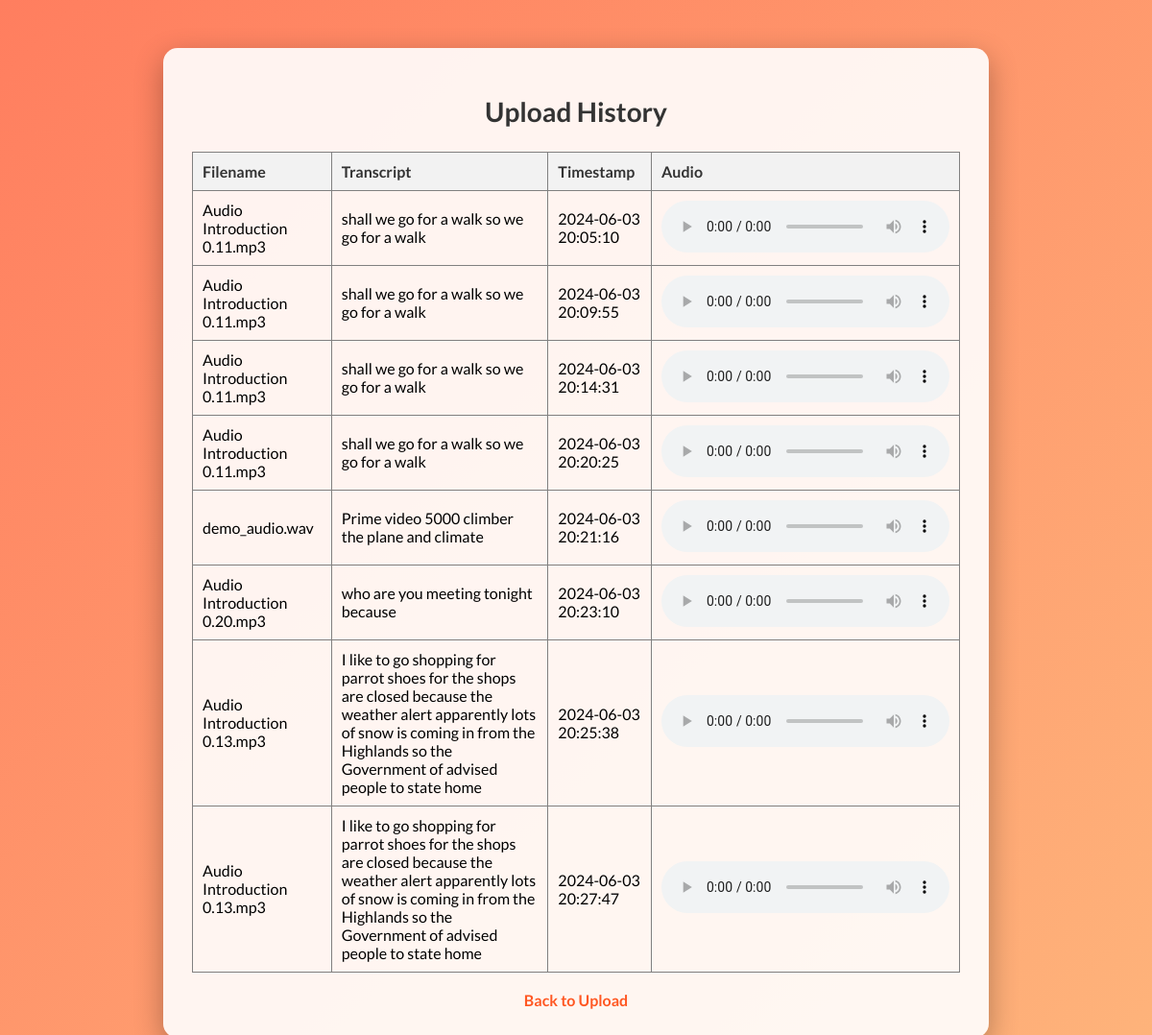
The app's page /history with its own data.
### tables this page shows
CREATE TABLE uploads (
            id INTEGER PRIMARY KEY AUTOINCREMENT,
            filename TEXT NOT NULL,
            transcript TEXT NOT NULL,
            timestamp TEXT NOT NULL,
            filepath TEXT NOT NULL
        );

### app.py (the view)
@app.route("/history")
def history():
    conn = get_db_connection()
    uploads = conn.execute('SELECT * FROM uploads').fetchall()
    conn.close()
    return render_template('history.html', uploads=uploads)

### app.py (called while the page is built)
def get_db_connection():
    conn = sqlite3.connect('upload_history.db')
    conn.row_factory = sqlite3.Row
    return conn

### templates/history.html (shortened to what this page needs)
<!DOCTYPE html>
<html lang="en">
<head>
    <link rel="stylesheet" href="{{ url_for('static', filename='styles/history.css') }}" />
    <link rel="stylesheet" href="{{ url_for('static', filename='styles/history.css') }}" />
</head>
<body>
<div id="historyContainer">
    <h1>Upload History</h1>
    <table border="1">
        <tr>
            <th>Filename</th>
            <th>Transcript</th>
            <th>Timestamp</th>
            <th>Audio</th>
        </tr>
        {% for upload in uploads %}
        <tr>
            <td>{{ upload.filename }}</td>
            <td>{{ upload.transcript }}</td>
            <td>{{ upload.timestamp }}</td>
            <td>
                <audio controls>
                    <source src="{{ url_for('uploaded_file', filename=upload.filename) }}" type="audio/mp3">
                </audio>
            </td>
        </tr>
        {% endfor %}
    </table>
    <br>
    <a href="{{ url_for('index') }}">Back to Upload</a>
</div>
</body>
</html>

### static/styles/history.css (style rules this page uses)
body { font-family: 'Lato', sans-serif; margin: 0; padding: 0; background: linear-gradient(135deg, #ff7e5f, #feb47b); color: black; }
#historyContainer { max-width: 800px; background-color: rgba(255, 255, 255, 0.9); padding: 30px; border-radius: 15px; box-shadow: 0px 10px 30px rgba(0, 0, 0, 0.3); margin: 50px auto; text-align: center; }
h1 { font-size: 28px; color: #333; margin-bottom: 25px; }
table { width: 100%; border-collapse: collapse; }
th, td { padding: 10px; text-align: left; }
th { background-color: #f2f2f2; color: #333; }
a { color: #ff5722; text-decoration: none; font-weight: bold; transition: color 0.3s ease; }

### records on screen
uploads: filename "Audio Introduction 0.11.mp3", transcript "shall we go for a walk so we go for a walk", timestamp "2024-06-03 20:05:10"
uploads: filename "Audio Introduction 0.11.mp3", transcript "shall we go for a walk so we go for a walk", timestamp "2024-06-03 20:09:55"
uploads: filename "Audio Introduction 0.11.mp3", transcript "shall we go for a walk so we go for a walk", timestamp "2024-06-03 20:14:31"
uploads: filename "Audio Introduction 0.11.mp3", transcript "shall we go for a walk so we go for a walk", timestamp "2024-06-03 20:20:25"
uploads: filename "demo_audio.wav", transcript "Prime video 5000 climber the plane and climate", timestamp "2024-06-03 20:21:16"
uploads: filename "Audio Introduction 0.20.mp3", transcript "who are you meeting tonight because", timestamp "2024-06-03 20:23:10"
uploads: filename "Audio Introduction 0.13.mp3", transcript "I like to go shopping for parrot shoes for the shops are closed because the weather alert apparently lots of snow is coming in from the Highlands so the Government of advised people to state home", timestamp "2024-06-03 20:25:38"
uploads: filename "Audio Introduction 0.13.mp3", transcript "I like to go shopping for parrot shoes for the shops are closed because the weather alert apparently lots of snow is coming in from the Highlands so the Government of advised people to state home", timestamp "2024-06-03 20:27:47"
